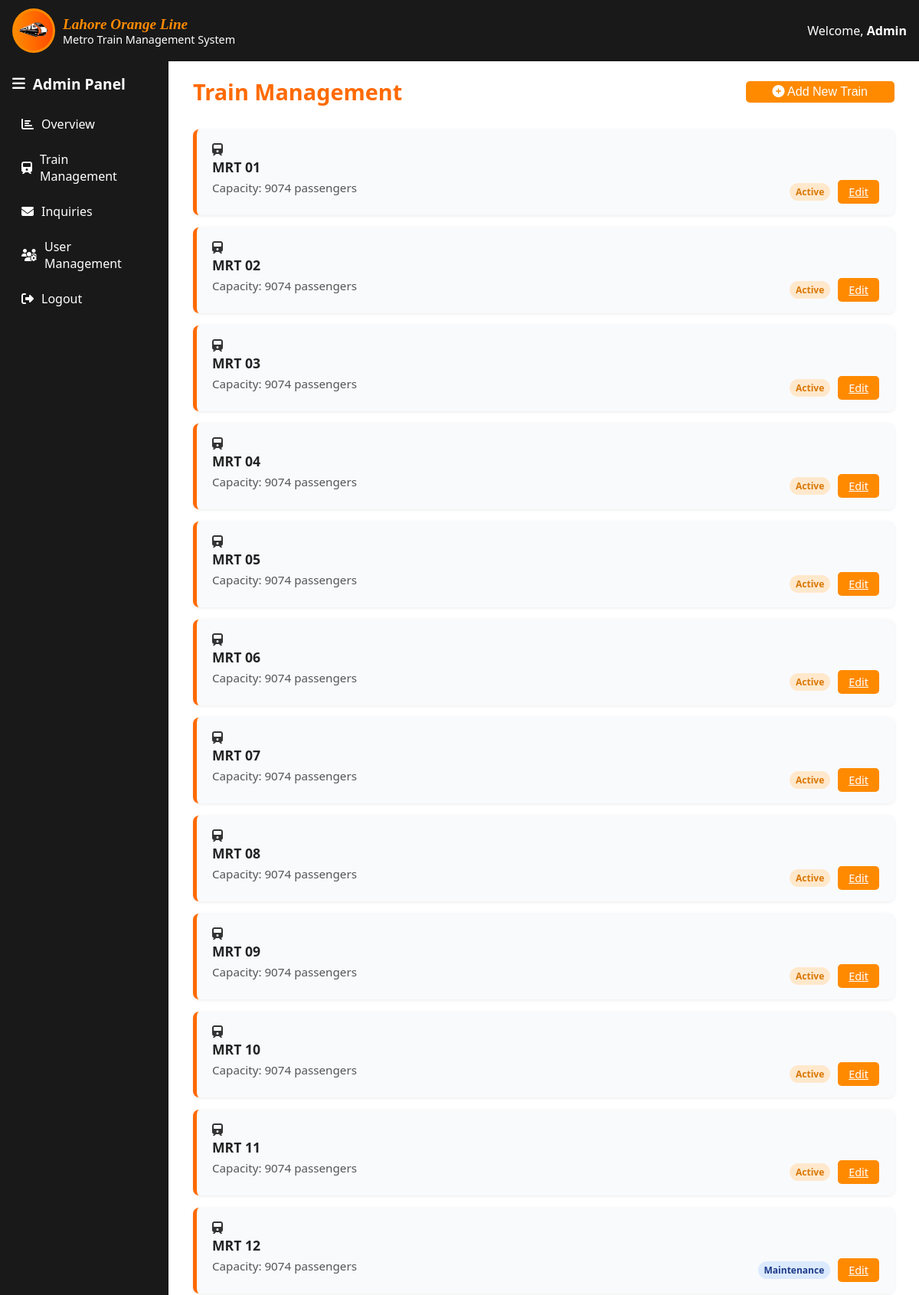
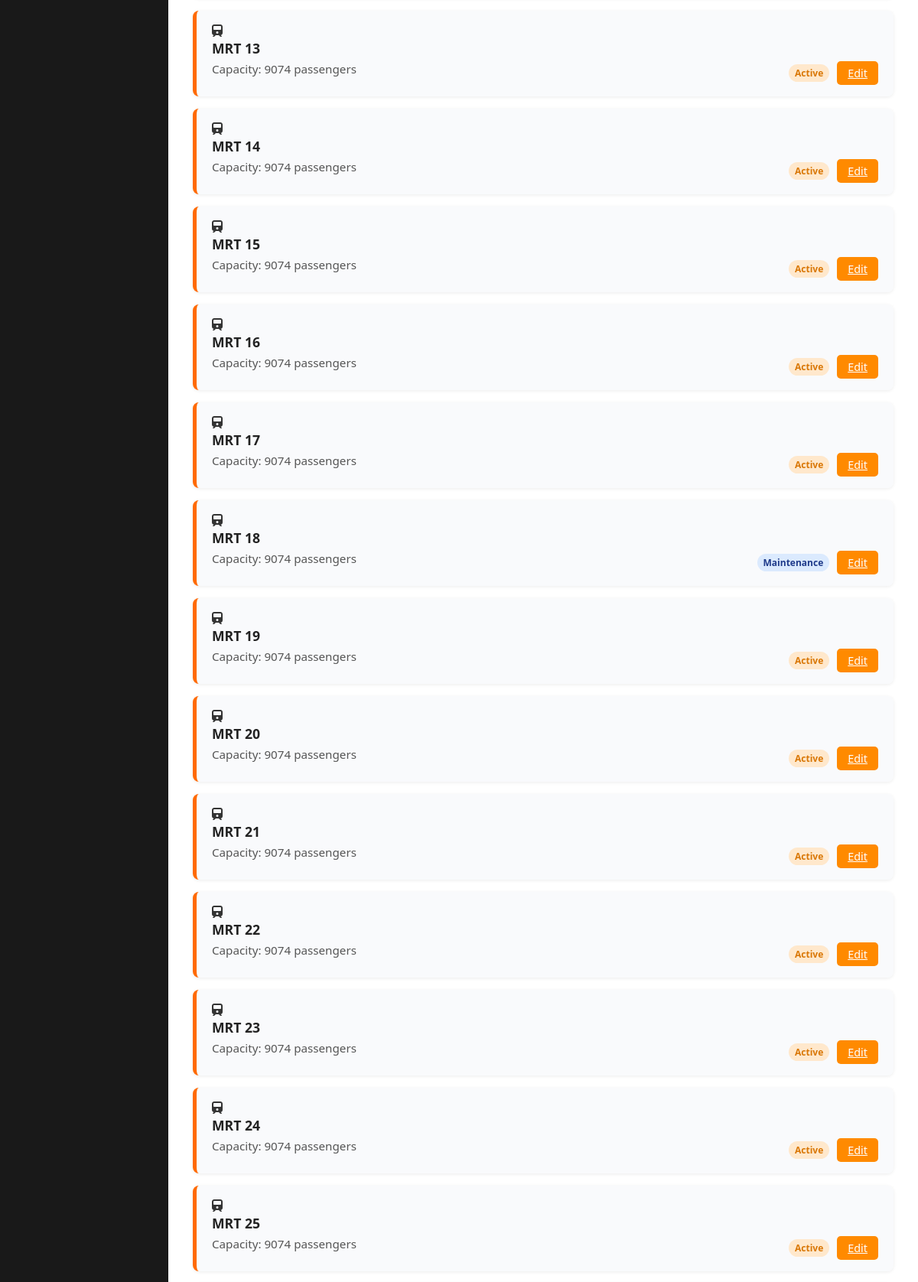
The app's page /train_management.php (upper part) with its own data (2 pictures, top to bottom).
### tables this page shows
CREATE TABLE trains (
    train_id INTEGER PRIMARY KEY AUTOINCREMENT,
    train_name TEXT NOT NULL,
    capacity INTEGER NOT NULL,
    status TEXT CHECK(status IN ('active', 'maintenance', 'retired')) DEFAULT 'active',
    created_by INTEGER NOT NULL,
    created_at TEXT DEFAULT CURRENT_TIMESTAMP,
    updated_at TEXT DEFAULT CURRENT_TIMESTAMP,
    FOREIGN KEY (created_by) REFERENCES users(user_id)
);

### train_management.php (the view, shortened to what this page needs)
<?php
$pdo = require_once 'data/db_connect.php';
$username = "Admin";
$stmt = $pdo->query("SELECT * FROM trains ORDER BY train_id ASC");
$trains = $stmt->fetchAll(PDO::FETCH_ASSOC);
?>
<!DOCTYPE html>
<html lang="en">
<head>
  <link rel="stylesheet" href="css/train_management.css">
  <link rel="stylesheet" href="https://cdnjs.cloudflare.com/ajax/libs/font-awesome/6.5.0/css/all.min.css" />
</head>
<body>
<section class="hero-section">
  <nav class="navbar">
    <div class="logo-wrapper">
      <div class="logo-box">
        <img src="css/images/logo (2).png" alt="Logo" class="logo-image">
      </div>
      <div class="text-box">
        <div class="main-title">Lahore Orange Line</div>
        <div class="sub-title">Metro Train Management System</div>
      </div>
    </div>
    <div class="welcome-message">
      <span>Welcome,</span> <strong><?php echo htmlspecialchars($username); ?></strong>
    </div>
  </nav>
  <aside class="sidebar">
    <h3><i class="fas fa-bars"></i> Admin Panel</h3>
    <ul>
            <li><a href="admin_dashboard.php"><i class="fas fa-chart-bar"></i> Overview</a></li>
            <li><a href="train_management.php"><i class="fas fa-train"></i> Train Management</a></li>
            <li><a href="inquiries.php"><i class="fas fa-envelope"></i> Inquiries</a></li>
            <li><a href="user_management.php"><i class="fas fa-users-cog"></i> User Management</a></li>
            <li><a href="admin_logout.php"><i class="fas fa-sign-out-alt"></i> Logout</a></li>
        </ul>
  </aside>
  <div class="dashboard-content">
        <div class="dashboard-header">
        <h1 class="dashboard-title">Train Management</h1>
        <div class="train-header-bar">
            <button class="add-train-btn">
            <i class="fas fa-plus-circle"></i> Add New Train
            </button>
        </div>
        </div>
      <div class="train-list">
        <?php foreach ($trains as $train): ?>
            <div class="train-item">
                <div class="train-icon"><i class="fas fa-train"></i></div>
                <div class="train-title"><?= htmlspecialchars($train['train_name']) ?></div>
                <div class="train-details">
                    <span>Capacity: <?= (int)$train['capacity']; ?> passengers</span>
                    <div class="status-and-action">
                        <span class="badge <?= strtolower($train['status']); ?>">
                            <?= ucfirst($train['status']); ?>
                        </span>
                        <a href="Edit_train.php?id=<?= $train['train_id'] ?>" class="btn btn-edit">Edit</a>
                    </div>
                </div>
            </div>
        <?php endforeach; ?>
        </div>
    </div>
</section>
</body>
</html>

### css/train_management.css (style rules this page uses)
* { margin: 0; padding: 0; box-sizing: border-box; }
body, html { height: 100%; font-family: 'Segoe UI', sans-serif; background-color: #fff; }
.navbar { display: flex; justify-content: space-between; align-items: center; background-color: rgba(0, 0, 0, 0.9); color: white; padding: 0 1rem; height: 80px; position: fixed; top: 0; left: 0; right: 0; z-index: 1000; }
.logo-wrapper { display: flex; align-items: center; gap: 10px; }
.logo-box { border: 3px solid #ff8a00; border-radius: 50%; padding: 5px; background: linear-gradient(to right, #ff8a00, #ff4b00); }
.logo-image { width: 40px; height: 37px; object-fit: contain; }
.text-box { line-height: 1.2; }
.main-title { font-size: 1.2rem; font-weight: bold; color: #ff8a00; font-style: italic; font-family: Georgia, serif; }
.sub-title { font-size: 0.9rem; color: white; font-weight: 500; }
.welcome-message { font-size: 1rem; font-weight: 500; color: white; }
.sidebar { background-color: rgba(0, 0, 0, 0.9); color: white; padding: 1rem; width: 220px; position: fixed; top: 80px; bottom: 0; left: 0; overflow-y: auto; z-index: 999; }
.sidebar h3 { margin-bottom: 1rem; font-size: 1.2rem; display: flex; align-items: center; gap: 10px; }
.sidebar ul { list-style: none; padding-left: 0; }
.sidebar ul li { padding: 12px; font-size: 1rem; cursor: pointer; display: flex; align-items: center; gap: 10px; transition: background 0.2s ease; border-radius: 5px; }
.sidebar ul li a { color: inherit; text-decoration: none; display: flex; align-items: center; gap: 10px; width: 100%; }
.dashboard-content { margin-left: 220px; padding: 2rem; padding-top: 100px; color: #333; min-height: 100vh; background-color: #fff; }
.train-list { display: flex; flex-direction: column; gap: 16px; margin-top: 30px; }
.train-item { background-color: #f4f6f982; border-left: 5px solid #ff6a00; padding: 15px 20px; border-radius: 8px; box-shadow: 0 1px 4px rgba(0, 0, 0, 0.08); display: flex; flex-direction: column; }
.train-title { font-weight: bold; font-size: 1.1rem; color: #222; margin-bottom: 5px; }
.train-details { font-size: 0.95rem; color: #555; display: flex; justify-content: space-between; flex-wrap: wrap; gap: 10px; }
.status-and-action { display: flex; align-items: center; gap: 10px; }
.badge { font-size: 0.75rem; padding: 3px 8px; border-radius: 20px; font-weight: bold; display: inline-block; }
.badge.maintenance { background-color: #dbeafe; color: #1e3a8a; }
.badge.active { background-color: #ffe8cc; color: #d97706; }
button, .btn { padding: 6px 14px; font-size: 0.9rem; border: none; border-radius: 5px; cursor: pointer; background-color: #ff8a00; color: white; transition: background-color 0.2s; }
.dashboard-header { display: flex; justify-content: space-between; align-items: center; margin-bottom: 20px; flex-wrap: wrap; gap: 15px; }
.dashboard-title { font-size: 1.8rem; color: #ff6a00; font-weight: bold; }
.train-header-bar .add-train-btn { padding: 5px 35px; background-color: #ff8a00; border: none; color: white; border-radius: 5px; font-size: 1rem; cursor: pointer; transition: background-color 0.3s ease; }

### records on screen
trains: train_name "MRT 01", capacity "9074", status "Active"
trains: train_name "MRT 02", capacity "9074", status "Active"
trains: train_name "MRT 03", capacity "9074", status "Active"
trains: train_name "MRT 04", capacity "9074", status "Active"
trains: train_name "MRT 05", capacity "9074", status "Active"
trains: train_name "MRT 06", capacity "9074", status "Active"
trains: train_name "MRT 07", capacity "9074", status "Active"
trains: train_name "MRT 08", capacity "9074", status "Active"
trains: train_name "MRT 09", capacity "9074", status "Active"
trains: train_name "MRT 10", capacity "9074", status "Active"
trains: train_name "MRT 11", capacity "9074", status "Active"
trains: train_name "MRT 12", capacity "9074", status "Maintenance"
trains: train_name "MRT 13", capacity "9074", status "Active"
trains: train_name "MRT 14", capacity "9074", status "Active"
trains: train_name "MRT 15", capacity "9074", status "Active"
trains: train_name "MRT 16", capacity "9074", status "Active"
trains: train_name "MRT 17", capacity "9074", status "Active"
trains: train_name "MRT 18", capacity "9074", status "Maintenance"
trains: train_name "MRT 19", capacity "9074", status "Active"
trains: train_name "MRT 20", capacity "9074", status "Active"
trains: train_name "MRT 21", capacity "9074", status "Active"
trains: train_name "MRT 22", capacity "9074", status "Active"
trains: train_name "MRT 23", capacity "9074", status "Active"
trains: train_name "MRT 24", capacity "9074", status "Active"
trains: train_name "MRT 25", capacity "9074", status "Active"

### other values on screen
$username "Admin"
